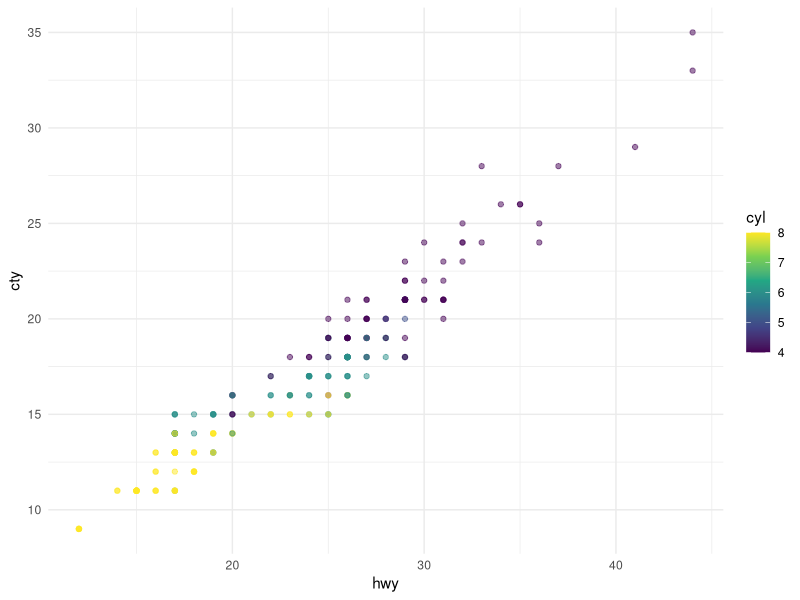
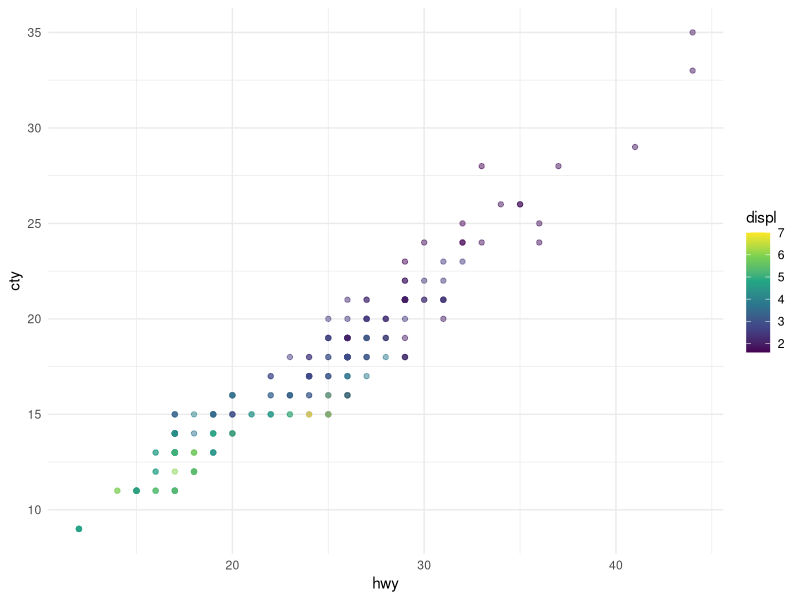

Reproduce these figures in R, in order.
## ---- chunk 1
#| echo: false

library(tidyverse)
library(palmerpenguins)
## ---- chunk 2
#| label: fig-mpg
#| fig-cap: "This is my mpg figure"
#| fig-subcap: 
#|  - "Color by number of cylinders"
#|  - "Color by engine displacement, in liters"
#| fig-alt: "Here is my very descriptive alt text for this first figure"
#| layout-ncol: 2
#| column: page

ggplot(mpg, aes(x = hwy, y = cty, color = cyl)) +
  geom_point(alpha = 0.5) +
  scale_color_viridis_c() +
  theme_minimal()

ggplot(mpg, aes(x = hwy, y = cty, color = displ)) +
  geom_point(alpha = 0.5) +
  scale_color_viridis_c() +
  theme_minimal()
